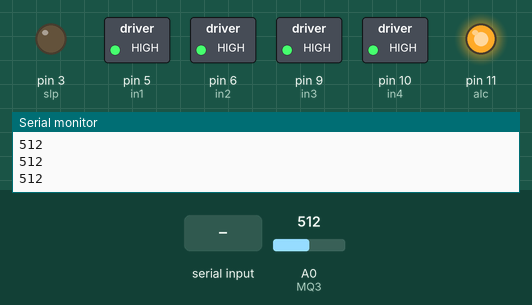
This sketch was run on a simulated Arduino Uno, built with avr-gcc and run on an emulated ATmega328P. Parts: switched loads named in the sketch (green lamp = pin HIGH), output pins drawn as LEDs (lit = HIGH), the last lines printed to the serial monitor. The test bench sets the inputs (shaded band); at power-on: A0 (MQ3) = 512.

Above: at 1.2 s.
1.3 s: A0 (MQ3) set to 415
2.8 s: A0 (MQ3) set to 384
At 4.2 s:
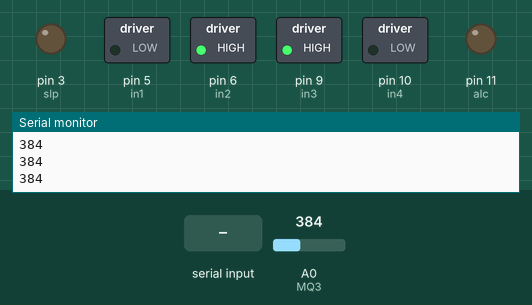
4.5 s: "a" received over Serial
At 5.9 s:
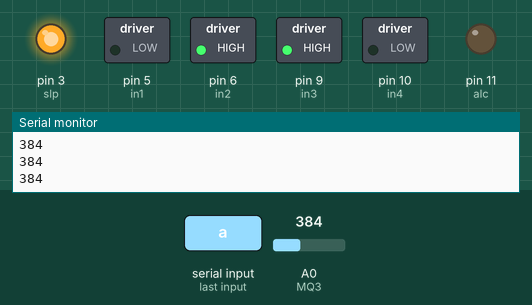
6.5 s: A0 (MQ3) set to 410
At 7.1 s:
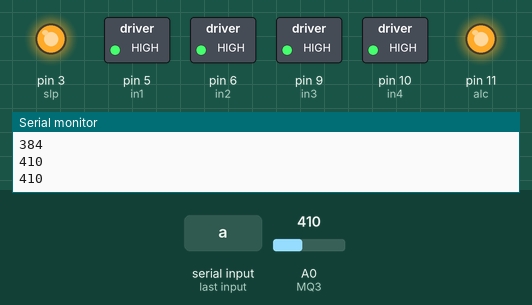
8.0 s: "b" received over Serial
At 8.3 s:
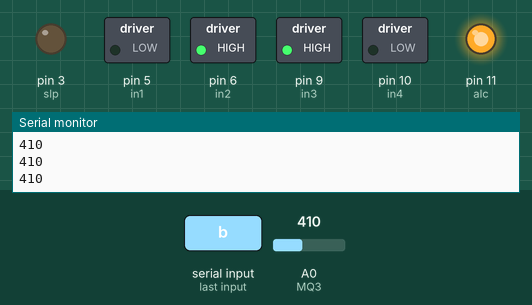
10.0 s: A0 (MQ3) set to 390
At 11.1 s:
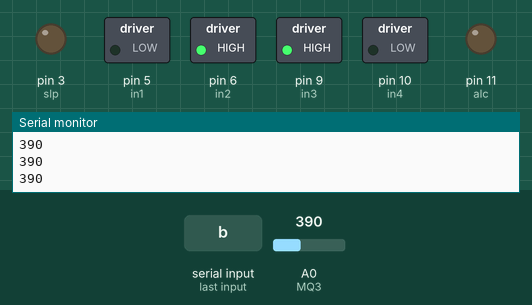
Timing chart, 0 to 12.5 s (numbered marks = the images above; inputs shaded):
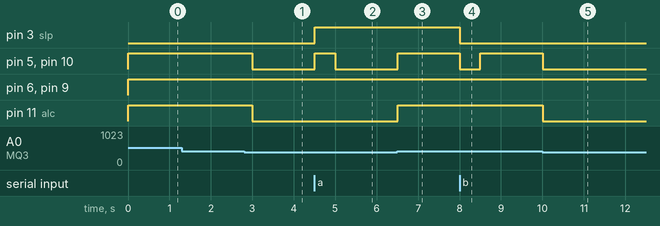

The sketch:

Drowsiness_detection.zip.ino
```cpp
#include <Wire.h>

//Alcohol Detector based on MQ3
#define in1 5 //Motor1  L293 Pin in1
#define in2 6 //Motor1  L293 Pin in1
#define in3 9 //Motor2  L293 Pin in1
#define in4 10 //Motor2  L293 Pin in1
#define alc 11
#define slp 3

 /* Here are the list of I/O pins*/


 #define MQ3 A0
 char sleep_status = 0;
 /***/
//
//Threshold value of MQ3 reading above which it should trigger//
 #define Thres_Val 460
 //
 // global int to store the analog reading from MQ3 (0 to 1023)
 int value;
 void setup() {
   // declaring the input and output pins
   pinMode(in1, OUTPUT);
   pinMode(in2, OUTPUT);
   pinMode(in3, OUTPUT);
   pinMode(in4, OUTPUT);
   pinMode(alc, OUTPUT);
   pinMode(slp, OUTPUT);

   pinMode(MQ3, INPUT);

    Wire.begin(8);                /* join i2c bus with address 8 */
 Wire.onReceive(receiveEvent); /* register receive event */
 Wire.onRequest(loop); /* register request event */
 // Serial Output for debugging
   Serial.begin(9600);
 }
 void loop() {
   // reads the analog value from MQ3
   value = analogRead(MQ3);
 // sends the value to UART for debugging
   Serial.println(value);
 if ( value > 400 )   //if alcohol is detected
   {
    digitalWrite(in1, HIGH); //Right Motor forword Pin
    digitalWrite(in2, HIGH); //Right Motor backword Pin
    digitalWrite(in3, HIGH); //Left Motor backword Pin
    digitalWrite(in4, HIGH); //Left Motor forword Pin
    digitalWrite(alc, HIGH);
    Wire.write("a");
 //digitalWrite(Buzzer,HIGH);    // turns on (uncomment if buzzer is used)
 }
 if(value<400)
 {
     digitalWrite(in1, LOW); //Right Motor forword Pin
     digitalWrite(in2, HIGH);  //Right Motor backword Pin
     digitalWrite(in3, HIGH);  //Left Motor backword Pin
     digitalWrite(in4, LOW); //Left Motor forword Pin
     digitalWrite(alc, LOW);
 //digitalWrite(Buzzer,LOW);   //  turns off (uncomment if buzzer is used)
 }
 while (Serial.available()>0)
 {
   sleep_status= Serial.read();
   if(sleep_status=='a')
  {
     digitalWrite(in1, HIGH); //Right Motor forword Pin
     digitalWrite(in2, HIGH); //Right Motor backword Pin
     digitalWrite(in3, HIGH); //Left Motor backword Pin
     digitalWrite(in4, HIGH); //Left Motor forword Pin
     digitalWrite(slp, HIGH);
     Wire.write("b");
  }
  else if(sleep_status=='b')
  {
    digitalWrite(in1, LOW); //Right Motor forword Pin
    digitalWrite(in2, HIGH);  //Right Motor backword Pin
    digitalWrite(in3, HIGH);  //Left Motor backword Pin
    digitalWrite(in4, LOW); //Left Motor forword Pin
    digitalWrite(slp, LOW);
  }

 }
 delay (500);            //  a 500ms delay before reading is taken again
 }
 // function that executes whenever data is received from master
void receiveEvent(int howMany) {
 while (0 <Wire.available()) {
    char c = Wire.read();      /* receive byte as a character */
    //Serial.print(c);           /* print the character */
  }
 //Serial.println();             /* to newline */
}

// function that executes whenever data is requested from master
void requestEvent() {
 Wire.write("Hello NodeMCU");  /*send string on request */
}
```

Measured:
- the behaviour switches between 400 and 399 on A0 (MQ3) (found by bisection; images 0 and 1)
- after the input at 2.8 s, pin 5 (in1), pin 10 (in4), pin 11 (alc): HIGH → LOW after 0.20 s
- after the input at 4.5 s, pin 3 (slp): LOW → HIGH at once; pin 5 (in1), pin 10 (in4): LOW → HIGH at once, → LOW 0.50 s later
- after the input at 6.5 s, pin 5 (in1), pin 10 (in4), pin 11 (alc): LOW → HIGH at once
- after the input at 8.0 s, pin 3 (slp): HIGH → LOW at once; pin 5 (in1), pin 10 (in4): HIGH → LOW at once, → HIGH 0.50 s later
- after the input at 10.0 s, pin 5 (in1), pin 10 (in4), pin 11 (alc): HIGH → LOW at once
